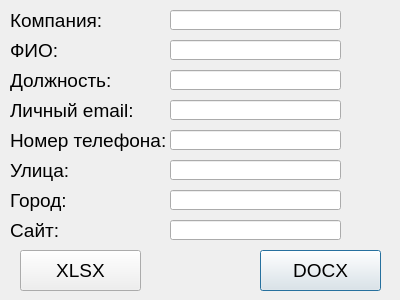
<?xml version="1.0" encoding="UTF-8"?>
<ui version="4.0">
 <class>Dialog</class>
 <widget class="QDialog" name="Dialog">
  <property name="geometry">
   <rect>
    <x>0</x>
    <y>0</y>
    <width>400</width>
    <height>300</height>
   </rect>
  </property>
  <property name="minimumSize">
   <size>
    <width>400</width>
    <height>300</height>
   </size>
  </property>
  <property name="maximumSize">
   <size>
    <width>400</width>
    <height>300</height>
   </size>
  </property>
  <property name="windowTitle">
   <string>Dialog</string>
  </property>
  <widget class="QLabel" name="label">
   <property name="geometry">
    <rect>
     <x>10</x>
     <y>10</y>
     <width>101</width>
     <height>20</height>
    </rect>
   </property>
   <property name="font">
    <font>
     <pointsize>14</pointsize>
    </font>
   </property>
   <property name="text">
    <string>Компания:</string>
   </property>
  </widget>
  <widget class="QLabel" name="label_2">
   <property name="geometry">
    <rect>
     <x>10</x>
     <y>40</y>
     <width>101</width>
     <height>21</height>
    </rect>
   </property>
   <property name="font">
    <font>
     <pointsize>14</pointsize>
    </font>
   </property>
   <property name="text">
    <string>ФИО:</string>
   </property>
  </widget>
  <widget class="QLineEdit" name="lineEdit">
   <property name="geometry">
    <rect>
     <x>170</x>
     <y>10</y>
     <width>171</width>
     <height>20</height>
    </rect>
   </property>
  </widget>
  <widget class="QLineEdit" name="lineEdit_2">
   <property name="geometry">
    <rect>
     <x>170</x>
     <y>40</y>
     <width>171</width>
     <height>20</height>
    </rect>
   </property>
  </widget>
  <widget class="QPushButton" name="btn_wrd">
   <property name="geometry">
    <rect>
     <x>260</x>
     <y>250</y>
     <width>121</width>
     <height>41</height>
    </rect>
   </property>
   <property name="font">
    <font>
     <pointsize>14</pointsize>
    </font>
   </property>
   <property name="text">
    <string>DOCX</string>
   </property>
  </widget>
  <widget class="QLabel" name="label_3">
   <property name="geometry">
    <rect>
     <x>10</x>
     <y>70</y>
     <width>101</width>
     <height>21</height>
    </rect>
   </property>
   <property name="font">
    <font>
     <pointsize>14</pointsize>
    </font>
   </property>
   <property name="text">
    <string>Должность:</string>
   </property>
  </widget>
  <widget class="QLabel" name="label_4">
   <property name="geometry">
    <rect>
     <x>10</x>
     <y>100</y>
     <width>131</width>
     <height>21</height>
    </rect>
   </property>
   <property name="font">
    <font>
     <pointsize>14</pointsize>
    </font>
   </property>
   <property name="text">
    <string>Личный email:</string>
   </property>
  </widget>
  <widget class="QLineEdit" name="lineEdit_3">
   <property name="geometry">
    <rect>
     <x>170</x>
     <y>70</y>
     <width>171</width>
     <height>20</height>
    </rect>
   </property>
  </widget>
  <widget class="QLineEdit" name="lineEdit_4">
   <property name="geometry">
    <rect>
     <x>170</x>
     <y>100</y>
     <width>171</width>
     <height>20</height>
    </rect>
   </property>
  </widget>
  <widget class="QLabel" name="label_5">
   <property name="geometry">
    <rect>
     <x>10</x>
     <y>130</y>
     <width>161</width>
     <height>21</height>
    </rect>
   </property>
   <property name="font">
    <font>
     <pointsize>14</pointsize>
    </font>
   </property>
   <property name="text">
    <string>Номер телефона:</string>
   </property>
  </widget>
  <widget class="QLineEdit" name="lineEdit_5">
   <property name="geometry">
    <rect>
     <x>170</x>
     <y>130</y>
     <width>171</width>
     <height>20</height>
    </rect>
   </property>
  </widget>
  <widget class="QLabel" name="label_6">
   <property name="geometry">
    <rect>
     <x>10</x>
     <y>160</y>
     <width>161</width>
     <height>21</height>
    </rect>
   </property>
   <property name="font">
    <font>
     <pointsize>14</pointsize>
    </font>
   </property>
   <property name="text">
    <string>Улица:</string>
   </property>
  </widget>
  <widget class="QLabel" name="label_7">
   <property name="geometry">
    <rect>
     <x>10</x>
     <y>190</y>
     <width>161</width>
     <height>21</height>
    </rect>
   </property>
   <property name="font">
    <font>
     <pointsize>14</pointsize>
    </font>
   </property>
   <property name="text">
    <string>Город:</string>
   </property>
  </widget>
  <widget class="QLineEdit" name="lineEdit_6">
   <property name="geometry">
    <rect>
     <x>170</x>
     <y>160</y>
     <width>171</width>
     <height>20</height>
    </rect>
   </property>
  </widget>
  <widget class="QLineEdit" name="lineEdit_7">
   <property name="geometry">
    <rect>
     <x>170</x>
     <y>190</y>
     <width>171</width>
     <height>20</height>
    </rect>
   </property>
  </widget>
  <widget class="QLabel" name="label_8">
   <property name="geometry">
    <rect>
     <x>10</x>
     <y>220</y>
     <width>161</width>
     <height>21</height>
    </rect>
   </property>
   <property name="font">
    <font>
     <pointsize>14</pointsize>
    </font>
   </property>
   <property name="text">
    <string>Сайт:</string>
   </property>
  </widget>
  <widget class="QLineEdit" name="lineEdit_8">
   <property name="geometry">
    <rect>
     <x>170</x>
     <y>220</y>
     <width>171</width>
     <height>20</height>
    </rect>
   </property>
  </widget>
  <widget class="QPushButton" name="btn_xl">
   <property name="geometry">
    <rect>
     <x>20</x>
     <y>250</y>
     <width>121</width>
     <height>41</height>
    </rect>
   </property>
   <property name="font">
    <font>
     <pointsize>14</pointsize>
    </font>
   </property>
   <property name="text">
    <string>XLSX</string>
   </property>
  </widget>
 </widget>
 <resources/>
 <connections/>
</ui>
